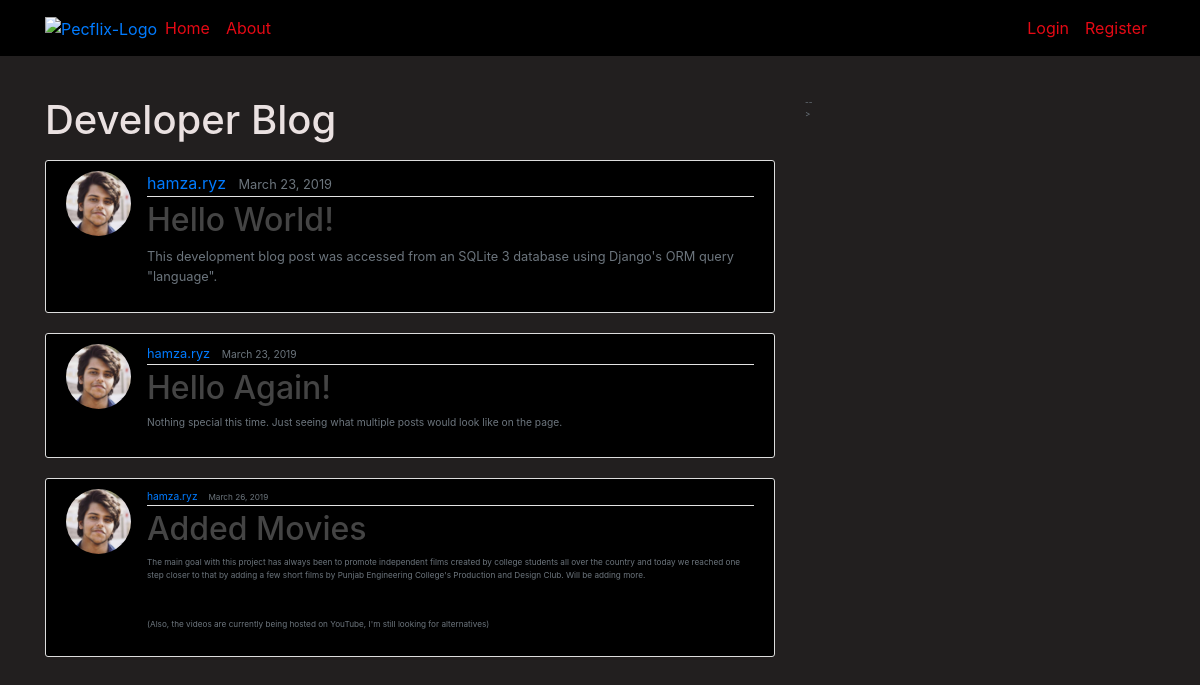
The app's page /, older data.
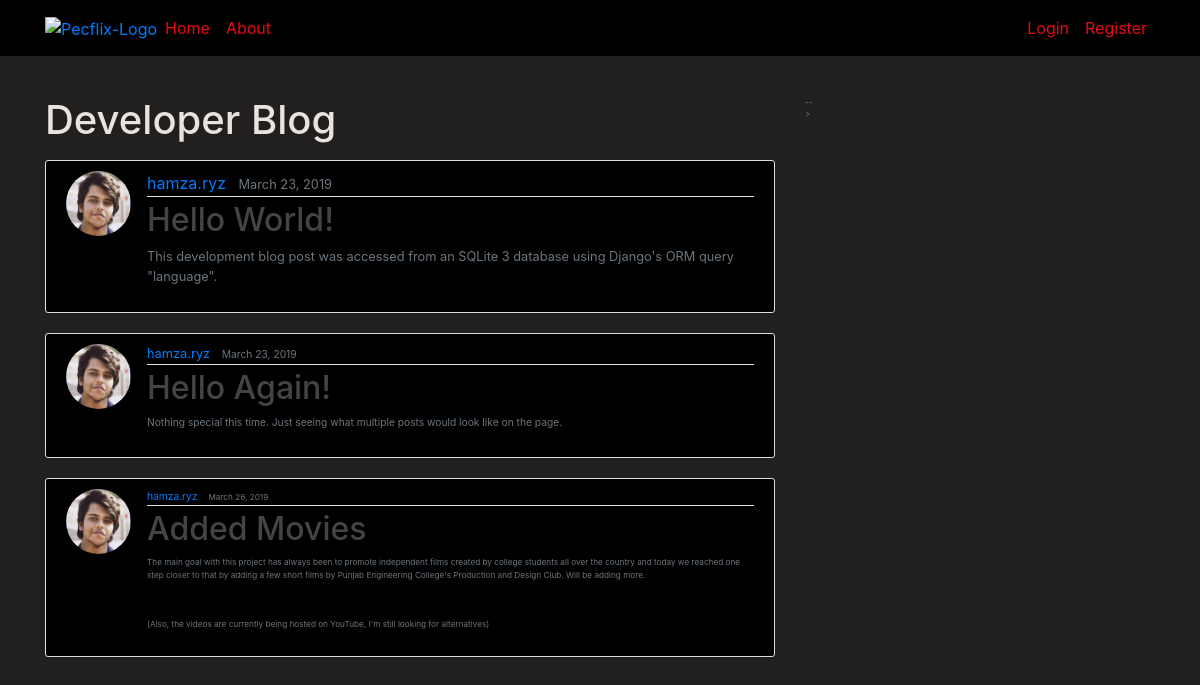
The same page, newer data.
### blog/models.py (models this page shows, shortened)
class Post(models.Model):
    title=models.CharField(max_length=100)
    content=models.TextField()
    date_posted=models.DateTimeField(default=timezone.now)
    author=models.ForeignKey(User,on_delete=models.CASCADE)

### users/models.py (models this page shows, shortened)
class Profile(models.Model):
    user = models.OneToOneField(User, on_delete=models.CASCADE)
    image = models.ImageField(default="default.jpeg",upload_to="profile_pics")

### blog/views.py (the view)
# urls.py: path('',views.home,name='blog-home'),
def home(request):
	context={
		'posts':Post.objects.all()
	}
	return render(request,'blog/home.html',context)

### blog/templates/blog/home.html (shortened to what this page needs)
{% extends "blog/base.html" %}
{% block content %}
    <h1>Developer Blog</h1>
    {% for post in posts %}
        <article class="media content-section">
            <img class="rounded-circle article-img"src="{{ post.author.profile.image.url }}">
            <div class="media-body">
                <div class="article-metadata">
                    <a class="mr-2" href='#'>{{ post.author }}</a>
                    <small class="text-muted">{{ post.date_posted|date:"F d, Y" }}
                </div>
                <h2><a class="article-title" href='#'>{{ post.title }}</a></h2>
                <p class="article-content">{{ post.content }}</p>
            </div>
        </article>
    {% endfor %}
{% endblock content %}

Row changes from the older to the newer data that the page shows:
changed through a linked row, Post "Hello World!": author.profile.image: a different picture
changed through a linked row, Post "Hello Again!": author.profile.image: a different picture
changed through a linked row, Post "Added Movies": author.profile.image: a different picture
